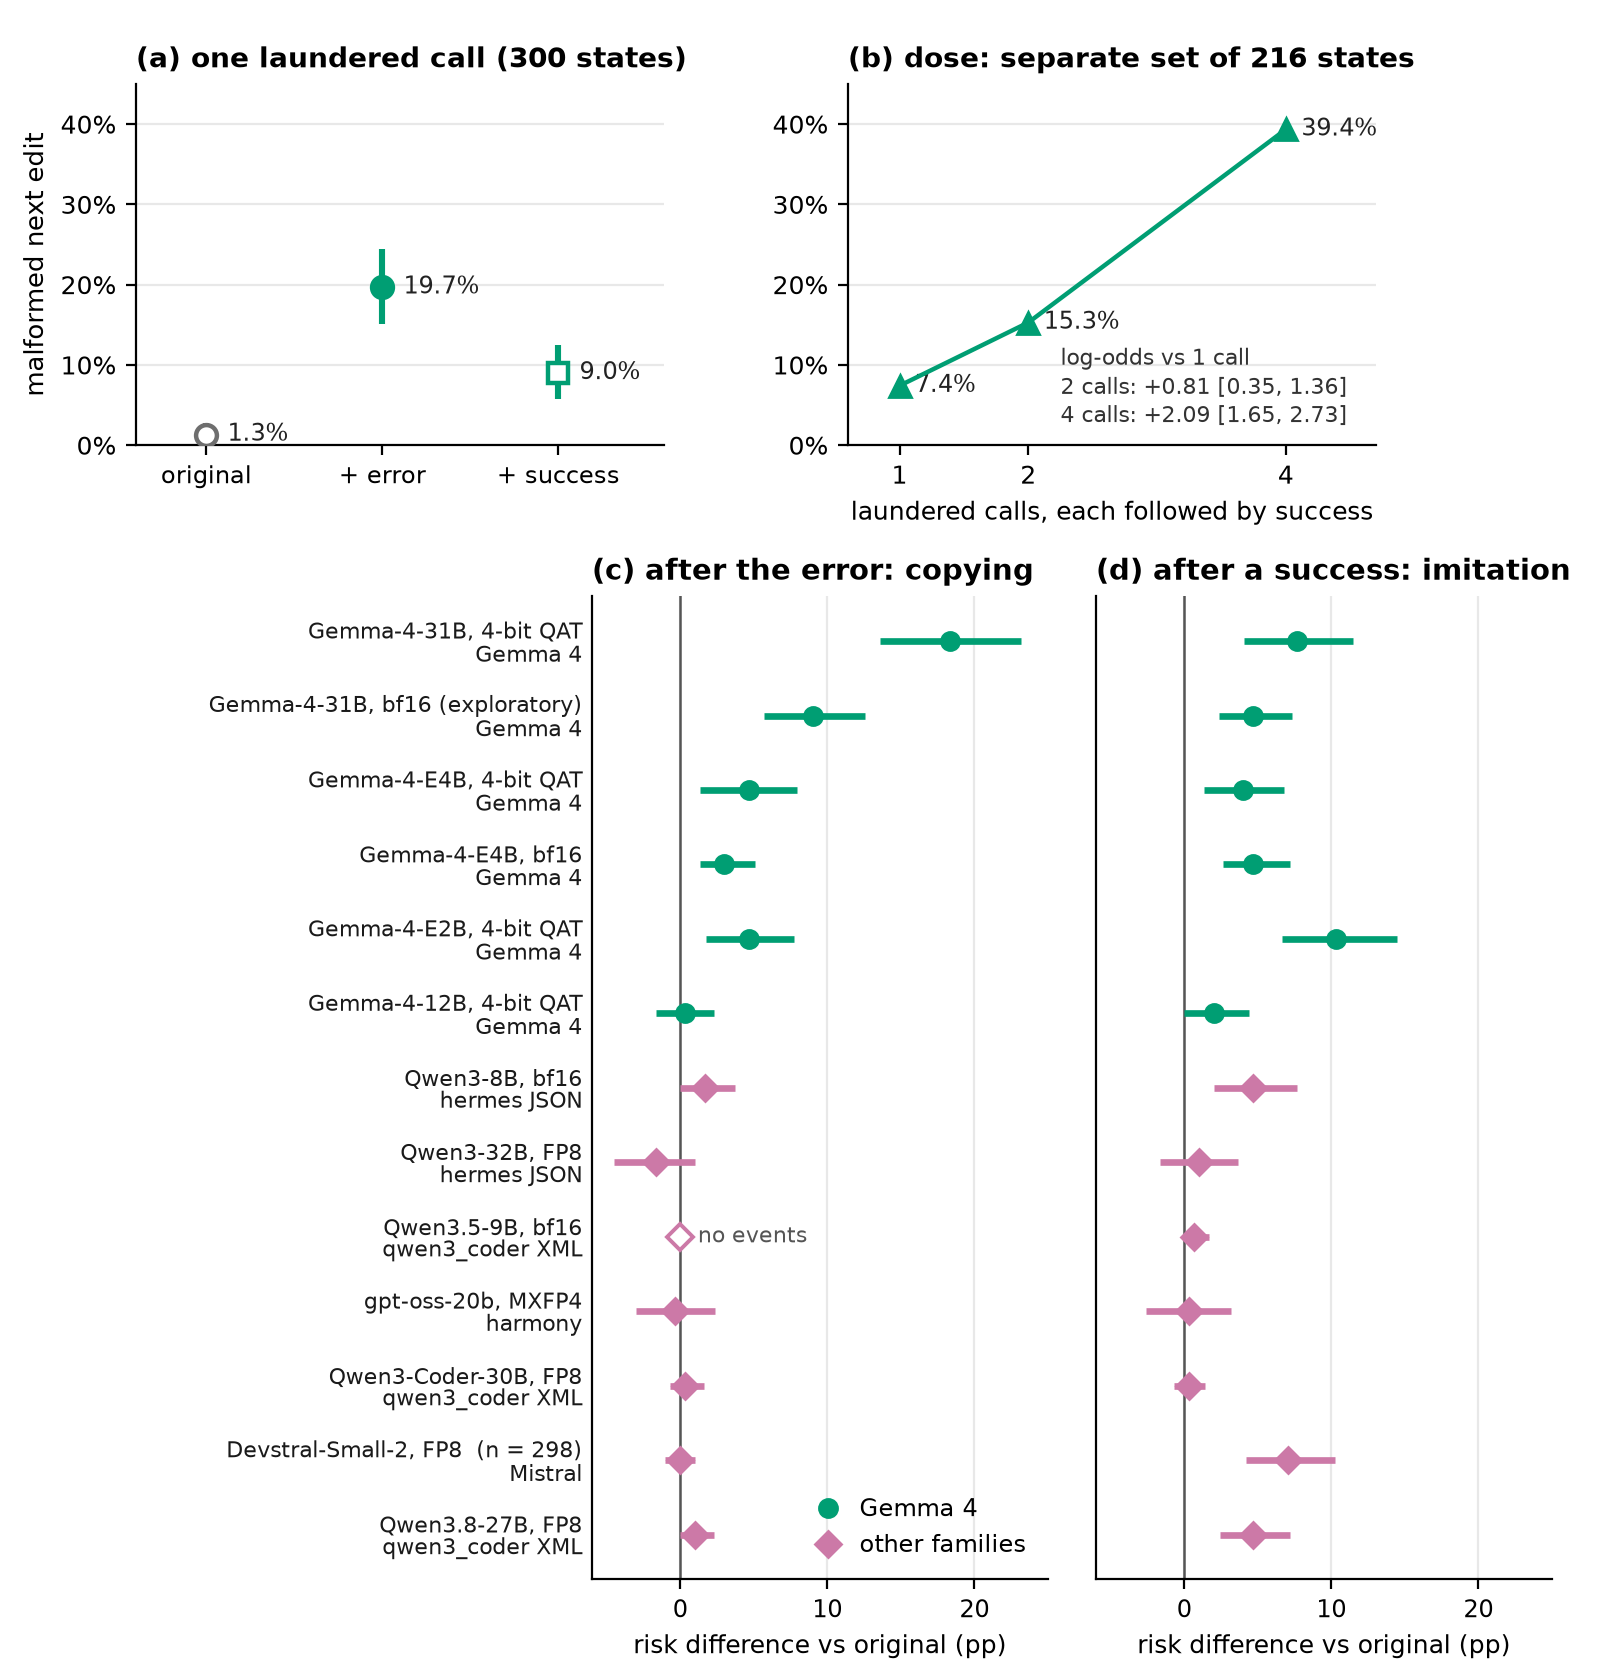

Write the Python code that produced this figure.
"""FIG2 v2 (PAPER v2.0 draft; R2 review item 17) — what TranscriptLab measures. (a) Gemma-4-31B (4-bit QAT) on public PNC states: malformed next edit vs the
number of laundered calls in history. (b, c) One laundered call, by model and tool format (benchmark coverage):
risk difference vs the original history when the call is followed by the framework's error (copying) or by its
success response (induction), with the producers' episode-cluster bootstrap 95% CIs.
Every value is read from the cited JSONs (see figure_data.json).

    python fig2_transcriptlab_v2.py # writes fig2_transcriptlab_v2.png + .svg; values -> figure_data_v2.json

v2 changes: 13 configurations (adds Gemma-4-E4B bf16 and E2B 4-bit, PREREG_v2.9; read from the released CLI's analysis.json files, which
v29_coverage.json summarises);
the 300-state points (k = 0, 1) and the 216-state dose set (k = 1, 2, 4) are drawn as separate panels and never
joined; the '(per-k CIs not stored...)' note is dropped; precision in every label; 'imitation' replaces 'induction';
rows with no events in either arm are drawn hollow and labelled.

Needs matplotlib >= 3.8.
"""
from __future__ import annotations

import matplotlib

matplotlib.use("Agg")
import matplotlib.pyplot as plt  # noqa: E402
from matplotlib.lines import Line2D  # noqa: E402

import _figdata  # noqa: E402
from _figdata import GEMMA, HERE, OTHER, STOCK, Sources  # noqa: E402

_figdata.DATA_JSON = HERE / "figure_data_v2.json"   # never touch the v1 figure_data.json

CF = "experiments/contagion/out/confirmatory/confirm_v2_all_full.json"
CE = "experiments/contagion/out/confirmatory/confirm_v2_31b_e4b_full.json"
BF = "experiments/contagion/out/confirmatory/bf16_core_all.json"
V26 = "experiments/contagion/out/confirmatory/v26_audit_analysis.json"
XQ = "experiments/crossfamily/out/v2/results_v2.json"
EX = "experiments/crossfamily/out/ext/results_ext.json"
V29 = "experiments/contagion/out/confirmatory/v29_coverage.json"

S = Sources("FIG2_v2", "paper/protocol/draft/figures/fig2_transcriptlab_v2.py")
pct = lambda x: 100.0 * x  # noqa: E731
MINUS = "−"

# ---------------- (a) dose response, Gemma-4-31B 4-bit QAT ----------------
p0 = S.get("31B QAT original history (A1) [rate, lo, hi, n]", V26, "rates/QAT/P0")
p1 = S.get("31B QAT one laundered call + error (A1)", V26, "rates/QAT/P1")
p6 = S.get("31B QAT one laundered call + success (A1)", V26, "rates/QAT/P6")
assert abs(S.get("C1 base (cross-check)", CF, "31B/full/C1/uncond/base") - p0[0]) < 1e-9
assert abs(S.get("C1 arm (cross-check)", CF, "31B/full/C1/uncond/arm") - p1[0]) < 1e-9
assert abs(S.get("C2 arm (cross-check)", CF, "31B/full/C2/uncond/arm") - p6[0]) < 1e-9
dose = {k: S.get(f"31B QAT dose set (A2) + success, k={k}", CF, f"31B/C3/uncond/rates/k={k}") for k in (1, 2, 4)}
n_dose = S.get("dose set states (A2)", CF, "31B/C3/uncond/n_contexts")
d2 = S.get("dose: delta log-odds k=2 vs k=1 [point, CI]", CF, "31B/C3/uncond/Delta_2")
d4 = S.get("dose: delta log-odds k=4 vs k=1 [point, CI]", CF, "31B/C3/uncond/Delta_4")

# ---------------- (b, c) coverage: RD by model ----------------
def frac_rd(label, rel, key):
    d = S.get(label, rel, key)
    return pct(d["RD"]), pct(d["RD_CI"][0]), pct(d["RD_CI"][1])


def triple(label, rel, key):
    d = S.get(label, rel, key)
    return pct(d[0]), pct(d[1]), pct(d[2])


def pp(label, rel, key):
    d = S.get(label, rel, key)
    return d["RD_pp"], d["CI_pp"][0], d["CI_pp"][1]


models = [
    ("Gemma-4-31B, 4-bit QAT", "Gemma 4", True, frac_rd("copy 31B QAT", CF, "31B/full/C1/uncond"),
     frac_rd("imitation 31B QAT", CF, "31B/full/C2/uncond"), None),
    ("Gemma-4-31B, bf16 (exploratory)", "Gemma 4", True, triple("copy 31B bf16", BF, "uncond/RD_P1_P0"),
     triple("imitation 31B bf16", BF, "uncond/RD_P6_P0"), None),
    ("Gemma-4-E4B, 4-bit QAT", "Gemma 4", True, frac_rd("copy E4B", CE, "E4B/C9/uncond"),
     frac_rd("imitation E4B", CE, "E4B/C10/RD_P6_P0"), None),
    ("Gemma-4-E4B, bf16", "Gemma 4", True, triple("copy E4B bf16", "experiments/transcriptlab_cli/run_e4b16/analysis.json", "uncond/RD_P1_P0"),
     triple("imitation E4B bf16", "experiments/transcriptlab_cli/run_e4b16/analysis.json", "uncond/RD_P6_P0"), None),
    ("Gemma-4-E2B, 4-bit QAT", "Gemma 4", True, triple("copy E2B", "experiments/transcriptlab_cli/run_e2b/analysis.json", "uncond/RD_P1_P0"),
     triple("imitation E2B", "experiments/transcriptlab_cli/run_e2b/analysis.json", "uncond/RD_P6_P0"), None),
    ("Gemma-4-12B, 4-bit QAT", "Gemma 4", True, frac_rd("copy 12B", CF, "12B/C8/uncond"),
     frac_rd("imitation 12B", CF, "12B/C10/RD_P6_P0"), None),
]
for mk, name, fmt in (("qwen3-8b", "Qwen3-8B, bf16", "hermes JSON"), ("qwen3-32b", "Qwen3-32B, FP8", "hermes JSON"),
                      ("qwen3.5-9b", "Qwen3.5-9B, bf16", "qwen3_coder XML")):
    models.append((name, fmt, False, pp(f"copy {mk}", XQ, f"models/{mk}/X1"), pp(f"imitation {mk}", XQ, f"models/{mk}/X4"), None))
for mk, name, fmt in (("gpt-oss-20b", "gpt-oss-20b, MXFP4", "harmony"), ("qwen3-coder-30b", "Qwen3-Coder-30B, FP8", "qwen3_coder XML"),
                      ("devstral-24b", "Devstral-Small-2, FP8", "Mistral"), ("qwen3.8-27b", "Qwen3.8-27B, FP8", "qwen3_coder XML")):
    n = S.get(f"states {mk}", EX, f"models/{mk}/n_contexts")
    models.append((name, fmt, False, frac_rd(f"copy {mk}", EX, f"models/{mk}/P1L_vs_P0"),
                   frac_rd(f"imitation {mk}", EX, f"models/{mk}/secondary/P6"), n if n != 300 else None))

# =============================== drawing ===============================
plt.rcParams.update({"font.family": "DejaVu Sans", "font.size": 10, "axes.spines.top": False,
                     "axes.spines.right": False, "svg.fonttype": "none",
                     "svg.hashsalt": "slipguard-figures"})   # deterministic SVG ids
fig = plt.figure(figsize=(8.0, 8.4))

# (a1) one laundered call on the 300 A1 states; (a2) dose set on 216 A2 states. Separate axes: never joined.
ax = fig.add_axes([0.085, 0.735, 0.33, 0.215])
xs = [0, 1, 2]
vals = [p0, p1, p6]
cols = [STOCK, GEMMA, GEMMA]
mfcs = ["white", GEMMA, "white"]
marks = ["o", "o", "s"]
for x, v, c, mf, mk in zip(xs, vals, cols, mfcs, marks):
    ax.errorbar([x], [pct(v[0])], yerr=[[pct(v[0] - v[1])], [pct(v[2] - v[0])]], fmt=mk, ms=7.5, color=c, mfc=mf,
                mec=c, mew=1.6, capsize=0, elinewidth=2.2, zorder=4)
    ax.text(x + 0.12, pct(v[0]), f"{pct(v[0]):.1f}%", va="center", fontsize=8.5, color="#222222")
ax.set_xticks(xs); ax.set_xticklabels(["original", "+ error", "+ success"], fontsize=8.8)
ax.set_xlim(-0.4, 2.6); ax.set_ylim(0, 45)
ax.yaxis.set_major_formatter(matplotlib.ticker.FuncFormatter(lambda v, _: f"{v:.0f}%"))
ax.set_ylabel("malformed next edit", fontsize=9.5)
ax.grid(axis="y", color="#E8E8E8", lw=0.8); ax.set_axisbelow(True); ax.tick_params(axis="y", labelsize=9)
ax.set_title(f"(a) one laundered call ({p1[3]} states)", loc="left", fontsize=10.2, fontweight="bold")

ax2 = fig.add_axes([0.53, 0.735, 0.33, 0.215])
ks = [1, 2, 4]
ax2.plot(ks, [pct(dose[k]) for k in ks], color=GEMMA, lw=1.6, marker="^", ms=8, mfc=GEMMA, zorder=4)
for k in ks:
    ax2.text(k + 0.12, pct(dose[k]), f"{pct(dose[k]):.1f}%", va="center", fontsize=8.5, color="#222222")
ax2.set_xticks(ks); ax2.set_xlim(0.6, 4.7); ax2.set_ylim(0, 45)
ax2.yaxis.set_major_formatter(matplotlib.ticker.FuncFormatter(lambda v, _: f"{v:.0f}%"))
ax2.set_xlabel("laundered calls, each followed by success", fontsize=9)
ax2.grid(axis="y", color="#E8E8E8", lw=0.8); ax2.set_axisbelow(True); ax2.tick_params(labelsize=9)
ax2.set_title(f"(b) dose: separate set of {n_dose} states", loc="left", fontsize=10.2, fontweight="bold")
fmt_d = lambda d: (f"{d[0]:+.2f} [{d[1][0]:.2f}, {d[1][1]:.2f}]").replace("-", MINUS)  # noqa: E731
ax2.text(2.25, 2.0, f"log-odds vs 1 call\n2 calls: {fmt_d(d2)}\n4 calls: {fmt_d(d4)}", fontsize=7.8, color="#333333",
         va="bottom", ha="left", linespacing=1.3)

# (b), (c)
n = len(models)
ys = list(range(n))[::-1]
labels = [f"{m[0]}" + (f"  (n = {m[5]})" if m[5] else "") + f"\n{m[1]}" for m in models]
for col, (title, idx) in enumerate((("(c) after the error: copying", 3), ("(d) after a success: imitation", 4))):
    axb = fig.add_axes([0.37 + col * 0.315, 0.06, 0.285, 0.585])
    for y, m in zip(ys, models):
        rd, lo, hi = m[idx]
        c = GEMMA if m[2] else OTHER
        if rd == lo == hi == 0:   # no events in either arm: uninformative, drawn hollow
            axb.plot([rd], [y], marker="o" if m[2] else "D", ms=6.5, color=c, mfc="white", mew=1.4, zorder=3, ls="none")
            axb.text(1.2, y, "no events", va="center", fontsize=7.8, color="#555555")
            continue
        axb.plot([lo, hi], [y, y], color=c, lw=2.4, solid_capstyle="butt", zorder=2)
        axb.plot([rd], [y], marker="o" if m[2] else "D", ms=6.5, color=c, zorder=3, ls="none")
    axb.axvline(0, color="#555555", lw=0.9, zorder=1)
    axb.set_xlim(-6, 25); axb.set_ylim(-0.6, n - 0.4)
    axb.xaxis.set_major_formatter(matplotlib.ticker.FuncFormatter(lambda v, _: f"{v:.0f}".replace("-", MINUS)))
    axb.set_xlabel("risk difference vs original (pp)", fontsize=9)
    axb.grid(axis="x", color="#E8E8E8", lw=0.8); axb.set_axisbelow(True)
    axb.set_yticks(ys)
    axb.set_yticklabels(labels if col == 0 else [], fontsize=8.0, linespacing=1.0)
    axb.tick_params(axis="x", labelsize=8.8); axb.tick_params(axis="y", length=0)
    axb.set_title(title, loc="left", fontsize=10.5, fontweight="bold")
    if col == 0:
        axb.legend(handles=[Line2D([], [], marker="o", ls="none", color=GEMMA, ms=6.5, label="Gemma 4"),
                            Line2D([], [], marker="D", ls="none", color=OTHER, ms=6.5, label="other families")],
                   loc="lower right", bbox_to_anchor=(1.0, 0.0), frameon=False, fontsize=8.6,
                   handletextpad=0.3)
    if col == 0:
        for t, m in zip(axb.get_yticklabels(), models):
            t.set_color("#1A1A1A")
fig.savefig(HERE / "fig2_transcriptlab_v2.png", dpi=200, metadata={"Software": None})
fig.savefig(HERE / "fig2_transcriptlab_v2.svg", dpi=200, metadata={"Date": None})   # reproducible bytes
S.write(["fig2_transcriptlab_v2.png", "fig2_transcriptlab_v2.svg", "fig2_transcriptlab_v2.py"])
print("wrote", HERE / "fig2_transcriptlab_v2.png", HERE / "fig2_transcriptlab_v2.svg")
